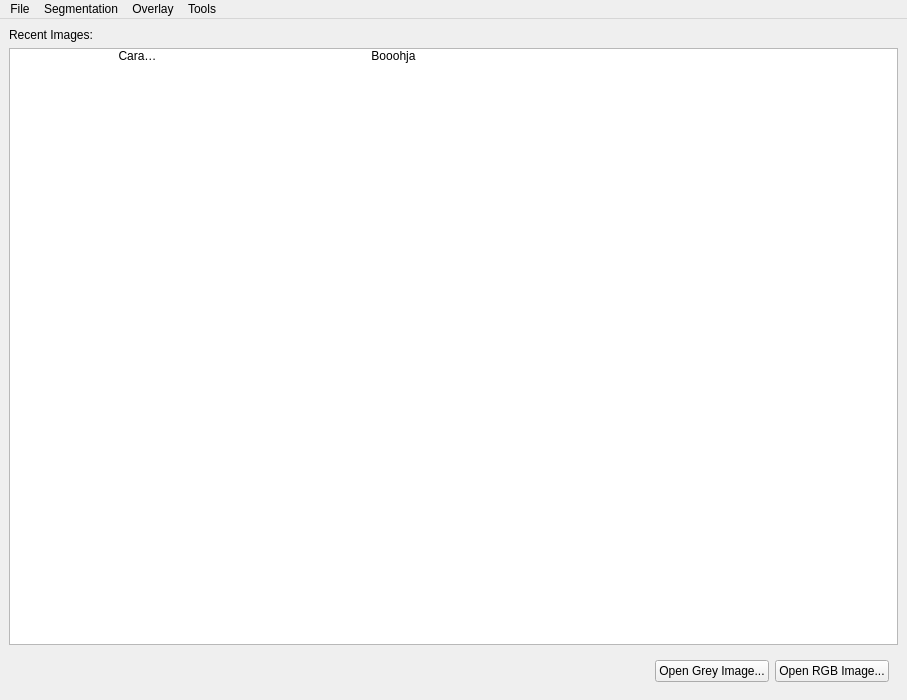
<?xml version="1.0" encoding="UTF-8"?>
<ui version="4.0">
 <class>MainImageWindow</class>
 <widget class="QMainWindow" name="MainImageWindow">
  <property name="geometry">
   <rect>
    <x>0</x>
    <y>0</y>
    <width>907</width>
    <height>700</height>
   </rect>
  </property>
  <property name="windowTitle">
   <string>MainWindow</string>
  </property>
  <widget class="QWidget" name="centralwidget">
   <layout class="QVBoxLayout" name="verticalLayout">
    <property name="spacing">
     <number>0</number>
    </property>
    <property name="margin">
     <number>0</number>
    </property>
    <item>
     <widget class="QStackedWidget" name="stackMain">
      <property name="currentIndex">
       <number>1</number>
      </property>
      <widget class="QWidget" name="page">
       <layout class="QGridLayout" name="gridLayout_2">
        <property name="margin">
         <number>4</number>
        </property>
        <property name="spacing">
         <number>4</number>
        </property>
        <item row="0" column="0">
         <widget class="SliceViewPanel" name="panel0" native="true"/>
        </item>
        <item row="0" column="1">
         <widget class="SliceViewPanel" name="panel1" native="true"/>
        </item>
        <item row="1" column="0">
         <widget class="ViewPanel3D" name="panel3D" native="true">
          <property name="styleSheet">
           <string notr="true"/>
          </property>
         </widget>
        </item>
        <item row="1" column="1">
         <widget class="SliceViewPanel" name="panel2" native="true"/>
        </item>
       </layout>
      </widget>
      <widget class="QWidget" name="page_2">
       <layout class="QVBoxLayout" name="verticalLayout_2">
        <item>
         <widget class="QLabel" name="label">
          <property name="text">
           <string>Recent Images:</string>
          </property>
         </widget>
        </item>
        <item>
         <widget class="QListWidget" name="listRecent">
          <property name="alternatingRowColors">
           <bool>false</bool>
          </property>
          <property name="iconSize">
           <size>
            <width>128</width>
            <height>128</height>
           </size>
          </property>
          <property name="movement">
           <enum>QListView::Free</enum>
          </property>
          <property name="gridSize">
           <size>
            <width>256</width>
            <height>256</height>
           </size>
          </property>
          <property name="viewMode">
           <enum>QListView::IconMode</enum>
          </property>
          <property name="uniformItemSizes">
           <bool>true</bool>
          </property>
          <item>
           <property name="text">
            <string>Caramba</string>
           </property>
           <property name="icon">
            <iconset>
             <normalon>:/root/logo_new.gif</normalon>
            </iconset>
           </property>
          </item>
          <item>
           <property name="text">
            <string>Booohja</string>
           </property>
           <property name="icon">
            <iconset>
             <normalon>:/root/itkLogoSmallTransparentBackground.gif</normalon>
            </iconset>
           </property>
          </item>
         </widget>
        </item>
        <item>
         <widget class="QWidget" name="widget" native="true">
          <layout class="QHBoxLayout" name="horizontalLayout">
           <item>
            <spacer name="horizontalSpacer">
             <property name="orientation">
              <enum>Qt::Horizontal</enum>
             </property>
             <property name="sizeHint" stdset="0">
              <size>
               <width>40</width>
               <height>20</height>
              </size>
             </property>
            </spacer>
           </item>
           <item>
            <widget class="QPushButton" name="btnLoadGrey">
             <property name="text">
              <string>Open Grey Image...</string>
             </property>
            </widget>
           </item>
           <item>
            <widget class="QPushButton" name="btnLoadRGB">
             <property name="text">
              <string>Open RGB Image...</string>
             </property>
            </widget>
           </item>
          </layout>
         </widget>
        </item>
       </layout>
      </widget>
     </widget>
    </item>
   </layout>
  </widget>
  <widget class="QMenuBar" name="menubar">
   <property name="geometry">
    <rect>
     <x>0</x>
     <y>0</y>
     <width>907</width>
     <height>22</height>
    </rect>
   </property>
   <widget class="QMenu" name="menuFile">
    <property name="title">
     <string>File</string>
    </property>
    <widget class="QMenu" name="menuRecent_Images">
     <property name="title">
      <string>Recent Images</string>
     </property>
     <addaction name="actionRecent_1"/>
     <addaction name="actionRecent_2"/>
     <addaction name="actionRecent_3"/>
     <addaction name="actionRecent_4"/>
     <addaction name="actionRecent_5"/>
    </widget>
    <widget class="QMenu" name="menuSave_Image">
     <property name="title">
      <string>Save Image</string>
     </property>
     <addaction name="actionGreyscale_Image"/>
     <addaction name="separator"/>
     <addaction name="actionPreprocessed_Image"/>
     <addaction name="actionLevel_Set_Image"/>
     <addaction name="actionGreyscale_Image_Region"/>
    </widget>
    <widget class="QMenu" name="menuExport">
     <property name="title">
      <string>Export</string>
     </property>
     <widget class="QMenu" name="menuImage_Slice">
      <property name="title">
       <string>Image Slice</string>
      </property>
      <addaction name="actionAxial"/>
      <addaction name="actionCoronal"/>
      <addaction name="actionSagittal"/>
     </widget>
     <addaction name="menuImage_Slice"/>
     <addaction name="actionScreenshot"/>
     <addaction name="actionScreenshot_Series"/>
    </widget>
    <addaction name="actionOpenGrey"/>
    <addaction name="actionOpenRGB"/>
    <addaction name="menuRecent_Images"/>
    <addaction name="separator"/>
    <addaction name="menuSave_Image"/>
    <addaction name="menuExport"/>
    <addaction name="separator"/>
    <addaction name="actionUnload_All"/>
    <addaction name="actionQuit"/>
   </widget>
   <widget class="QMenu" name="menuSegmentation">
    <property name="title">
     <string>Segmentation</string>
    </property>
    <addaction name="actionLoad_from_Image"/>
    <addaction name="actionClear"/>
   </widget>
   <widget class="QMenu" name="menuOverlay">
    <property name="title">
     <string>Overlay</string>
    </property>
    <addaction name="actionAdd_Greyscale_Overlay"/>
    <addaction name="actionAdd_RGB_Overlay"/>
   </widget>
   <widget class="QMenu" name="menuTools">
    <property name="title">
     <string>Tools</string>
    </property>
    <addaction name="actionImage_Contrast"/>
    <addaction name="actionLabel_Editor"/>
   </widget>
   <addaction name="menuFile"/>
   <addaction name="menuSegmentation"/>
   <addaction name="menuOverlay"/>
   <addaction name="menuTools"/>
  </widget>
  <action name="actionOpenGrey">
   <property name="text">
    <string>Open Greyscale Image ...</string>
   </property>
   <property name="shortcut">
    <string>Ctrl+G</string>
   </property>
  </action>
  <action name="actionQuit">
   <property name="text">
    <string>Quit</string>
   </property>
   <property name="shortcut">
    <string>Ctrl+Q</string>
   </property>
  </action>
  <action name="actionLoad_from_Image">
   <property name="text">
    <string>Load from Image...</string>
   </property>
   <property name="shortcut">
    <string>Ctrl+O</string>
   </property>
  </action>
  <action name="actionOpenRGB">
   <property name="text">
    <string>Open RGB Image...</string>
   </property>
   <property name="shortcut">
    <string>Ctrl+R</string>
   </property>
  </action>
  <action name="actionGreyscale_Image">
   <property name="text">
    <string>Greyscale Image ...</string>
   </property>
  </action>
  <action name="actionPreprocessed_Image">
   <property name="text">
    <string>Preprocessed Image ...</string>
   </property>
  </action>
  <action name="actionLevel_Set_Image">
   <property name="text">
    <string>Level Set Image ...</string>
   </property>
  </action>
  <action name="actionGreyscale_Image_Region">
   <property name="text">
    <string>Greyscale Image Region ...</string>
   </property>
  </action>
  <action name="actionRecent_1">
   <property name="text">
    <string>Recent 1</string>
   </property>
   <property name="shortcut">
    <string>Ctrl+1</string>
   </property>
  </action>
  <action name="actionRecent_2">
   <property name="text">
    <string>Recent 2</string>
   </property>
   <property name="shortcut">
    <string>Ctrl+2</string>
   </property>
  </action>
  <action name="actionRecent_3">
   <property name="text">
    <string>Recent 3</string>
   </property>
   <property name="shortcut">
    <string>Ctrl+3</string>
   </property>
  </action>
  <action name="actionRecent_4">
   <property name="text">
    <string>Recent 4</string>
   </property>
   <property name="shortcut">
    <string>Ctrl+4</string>
   </property>
  </action>
  <action name="actionRecent_5">
   <property name="text">
    <string>Recent 5</string>
   </property>
   <property name="shortcut">
    <string>Ctrl+5</string>
   </property>
  </action>
  <action name="actionScreenshot">
   <property name="text">
    <string>Screenshot</string>
   </property>
  </action>
  <action name="actionScreenshot_Series">
   <property name="text">
    <string>Screenshot Series</string>
   </property>
  </action>
  <action name="actionAxial">
   <property name="text">
    <string>Axial</string>
   </property>
  </action>
  <action name="actionCoronal">
   <property name="text">
    <string>Coronal</string>
   </property>
  </action>
  <action name="actionSagittal">
   <property name="text">
    <string>Sagittal</string>
   </property>
  </action>
  <action name="actionUnload_All">
   <property name="text">
    <string>Unload All Images</string>
   </property>
   <property name="shortcut">
    <string>Ctrl+U</string>
   </property>
  </action>
  <action name="actionClear">
   <property name="text">
    <string>Clear</string>
   </property>
  </action>
  <action name="actionAdd_Greyscale_Overlay">
   <property name="text">
    <string>Add Greyscale Overlay ...</string>
   </property>
   <property name="shortcut">
    <string>Ctrl+Shift+G</string>
   </property>
  </action>
  <action name="actionAdd_RGB_Overlay">
   <property name="text">
    <string>Add RGB Overlay ...</string>
   </property>
   <property name="shortcut">
    <string>Ctrl+Shift+R</string>
   </property>
  </action>
  <action name="actionImage_Contrast">
   <property name="text">
    <string>Image Contrast ...</string>
   </property>
   <property name="toolTip">
    <string>Adjust image contrast</string>
   </property>
   <property name="shortcut">
    <string>Ctrl+I</string>
   </property>
  </action>
  <action name="actionLabel_Editor">
   <property name="text">
    <string>Label Editor ...</string>
   </property>
   <property name="shortcut">
    <string>Ctrl+L</string>
   </property>
  </action>
 </widget>
 <customwidgets>
  <customwidget>
   <class>SliceViewPanel</class>
   <extends>QWidget</extends>
   <header>SliceViewPanel.h</header>
   <container>1</container>
  </customwidget>
  <customwidget>
   <class>ViewPanel3D</class>
   <extends>QWidget</extends>
   <header>ViewPanel3D.h</header>
   <container>1</container>
  </customwidget>
 </customwidgets>
 <resources/>
 <connections/>
 <designerdata>
  <property name="gridDeltaX">
   <number>10</number>
  </property>
  <property name="gridDeltaY">
   <number>10</number>
  </property>
  <property name="gridSnapX">
   <bool>true</bool>
  </property>
  <property name="gridSnapY">
   <bool>true</bool>
  </property>
  <property name="gridVisible">
   <bool>true</bool>
  </property>
 </designerdata>
</ui>
